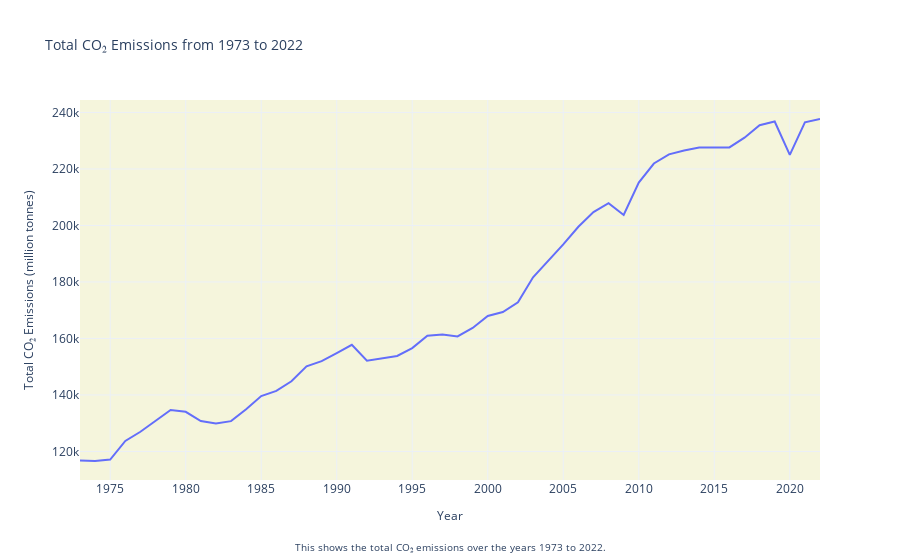

Notebook cell for this chart:
### Code cell
import pandas as pd
import plotly.express as px
import plotly.graph_objects as go

# Load the dataset
# Assuming the dataset is in a CSV file named 'emissions_data.csv'
df = pd.read_csv('../data/owid-co2-data.csv')

# Filter data for years 1973 to 2022
filtered_df = df[(df['year'] >= 1990) & (df['year'] <= 2022)]

# Group by year and sum the CO2 emissions for all countries
annual_co2_emissions = filtered_df.groupby('year')['co2'].sum().reset_index()

# Create an interactive line plot using Plotly
fig = px.line(
    annual_co2_emissions,
    x='year',
    y='co2',
    title='Total CO₂ Emissions from 1973 to 2022',
    labels={'year': 'Year', 'co2': 'Total CO₂ Emissions (million tonnes)'},
    template='plotly_white'
)

# Customize the plot to match the provided example
fig.update_layout(
    title_font_size=14,
    xaxis_title_font_size=12,
    yaxis_title_font_size=12,
    plot_bgcolor='#f5f5dc'
)

# Adding an annotation to explain the graph (optional)
fig.add_annotation(
    text="This shows the total CO₂ emissions over the years 1990 to 2022.",
    xref="paper", yref="paper",
    x=0.5, y=-0.2, showarrow=False,
    font=dict(size=10),
    xanchor='center'
)

# Show the plot
fig.show()

### Figure 1 — Plotly figure (JSON) as saved in the notebook; plotly's stock layout.template omitted (floating-point values rounded to 4 significant figures)
{"data": [{"hovertemplate": "Year=%{x}<br>Total CO₂ Emissions (million tonnes)=%{y}<extra></extra>", "legendgroup": "", "line": {"color": "#636efa", "dash": "solid"}, "marker": {"symbol": "circle"}, "mode": "lines", "name": "", "orientation": "v", "showlegend": false, "type": "scatter", "x": [1973, 1974, 1975, 1976, 1977, 1978, 1979, 1980, 1981, 1982, 1983, 1984, 1985, 1986, 1987, 1988, 1989, 1990, 1991, 1992, 1993, 1994, 1995, 1996, 1997, 1998, 1999, 2000, 2001, 2002, 2003, 2004, 2005, 2006, 2007, 2008, 2009, 2010, 2011, 2012, 2013, 2014, 2015, 2016, 2017, 2018, 2019, 2020, 2021, 2022], "xaxis": "x", "y": [116800.0, 116600.0, 117100.0, 123700.0, 127000.0, 130900.0, 134700.0, 134000.0, 130800.0, 129900.0, 130700.0, 134900.0, 139600.0, 141400.0, 144900.0, 150100.0, 152000.0, 154800.0, 157700.0, 152100.0, 153100.0, 153800.0, 156600.0, 161000.0, 161400.0, 160700.0, 163700.0, 168000.0, 169400.0, 172800.0, 181600.0, 187500.0, 193300.0, 199500.0, 204700.0, 207900.0, 203700.0, 215200.0, 221900.0, 225200.0, 226600.0, 227600.0, 227600.0, 227600.0, 231100.0, 235500.0, 236800.0, 225000.0, 236500.0, 237700.0], "yaxis": "y"}], "layout": {"annotations": [{"font": {"size": 10}, "showarrow": false, "text": "This shows the total CO₂ emissions over the years 1973 to 2022.", "x": 0.5, "xanchor": "center", "xref": "paper", "y": -0.2, "yref": "paper"}], "legend": {"tracegroupgap": 0}, "plot_bgcolor": "#f5f5dc", "title": {"font": {"size": 14}, "text": "Total CO₂ Emissions from 1973 to 2022"}, "xaxis": {"anchor": "y", "domain": [0, 1], "title": {"font": {"size": 12}, "text": "Year"}}, "yaxis": {"anchor": "x", "domain": [0, 1], "title": {"font": {"size": 12}, "text": "Total CO₂ Emissions (million tonnes)"}}}}
